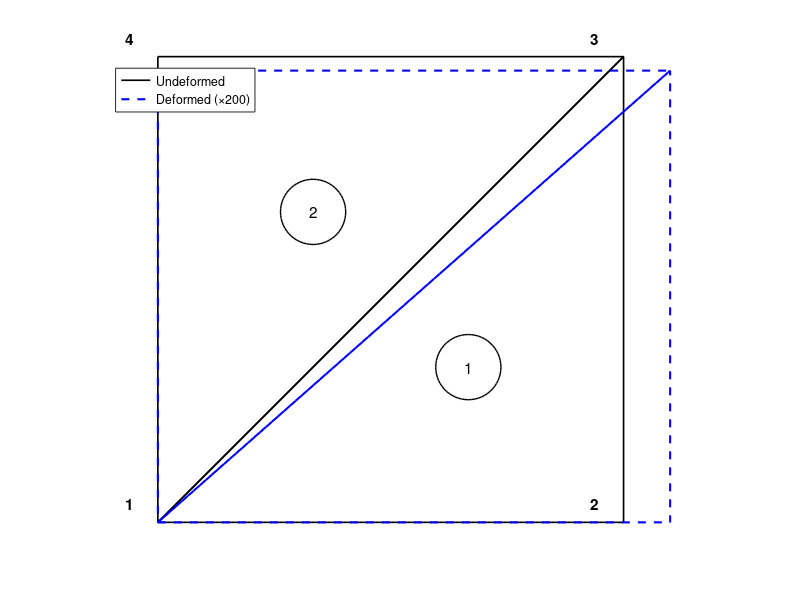

The MATLAB script that drew this image: (Note: this script raises an error after producing the figure.)
% Chapter 7 -- Two-element CST mesh under uniaxial tension
% Plate: 1 m x 1 m x 0.01 m, plane stress, E=200 GPa, nu=0.3
% Nodes: 1(0,0) 2(1,0) 3(1,1) 4(0,1)
% Elements: 1=[1,2,3], 2=[1,3,4]
% BCs: pin at node 1 (u1=v1=0), roller at node 4 (u4=0)
% Load: F_x=500 kN at nodes 2 and 3
clear; clc; close all;

%% Parameters
E  = 200e9;   % Pa
nu = 0.3;
t  = 0.01;    % m

%% Nodes and connectivity
xy   = [0,0; 1,0; 1,1; 0,1];
conn = [1,2,3; 1,3,4];

%% Constitutive matrix (plane stress)
D = E/(1-nu^2) * [1, nu, 0; nu, 1, 0; 0, 0, (1-nu)/2];

%% Assemble global K
n_dof = 8;
K = zeros(n_dof);
B_all = cell(2,1);

for e = 1:2
    nd = conn(e,:);
    x  = xy(nd,1);  y = xy(nd,2);
    Ae = 0.5*abs((x(2)-x(1))*(y(3)-y(1)) - (x(3)-x(1))*(y(2)-y(1)));
    b  = [y(2)-y(3); y(3)-y(1); y(1)-y(2)];
    c  = [x(3)-x(2); x(1)-x(3); x(2)-x(1)];
    B  = 1/(2*Ae) * [b(1),0,b(2),0,b(3),0; ...
                     0,c(1),0,c(2),0,c(3); ...
                     c(1),b(1),c(2),b(2),c(3),b(3)];
    ke = t * Ae * B' * D * B;
    B_all{e} = B;
    dofs = [2*nd(1)-1, 2*nd(1), 2*nd(2)-1, 2*nd(2), 2*nd(3)-1, 2*nd(3)];
    K(dofs,dofs) = K(dofs,dofs) + ke;
end

%% Load vector and BCs
F = zeros(n_dof,1);
F(3) = 500e3;   % u2
F(5) = 500e3;   % u3

fixed = [1, 2, 7];   % u1, v1, u4
free  = setdiff(1:n_dof, fixed);
u = zeros(n_dof,1);
u(free) = K(free,free) \ F(free);

%% Print results
fprintf('=== NODAL DISPLACEMENTS ===\n')
for n = 1:4
    fprintf('Node %d: u=%.4e m  v=%.4e m\n', n, u(2*n-1), u(2*n))
end

fprintf('\n=== ELEMENT STRESSES ===\n')
for e = 1:2
    nd   = conn(e,:);
    dofs = [2*nd(1)-1,2*nd(1),2*nd(2)-1,2*nd(2),2*nd(3)-1,2*nd(3)];
    sig  = D * B_all{e} * u(dofs);
    fprintf('Elem %d: sx=%.4e Pa  sy=%.4e Pa  txy=%.4e Pa\n', ...
            e, sig(1), sig(2), sig(3))
end

%% Figure: mesh + deformed shape
scale = 200;
fig = figure('Units','centimeters','Position',[2,2,14,10]);
hold on; axis equal off;

tri_x = xy([1,2,3,1],1); tri_y = xy([1,2,3,1],2);
hUnd = plot(tri_x, tri_y, 'k-', 'LineWidth', 1.2);
tri_x = xy([1,3,4,1],1); tri_y = xy([1,3,4,1],2);
plot(tri_x, tri_y, 'k-', 'LineWidth', 1.2, 'HandleVisibility','off')

% Deformed nodes
xy_def = xy + scale * reshape(u,2,[])';
tri_x = xy_def([1,2,3,1],1); tri_y = xy_def([1,2,3,1],2);
hDef = plot(tri_x, tri_y, 'b--', 'LineWidth', 1.5);
tri_x = xy_def([1,3,4,1],1); tri_y = xy_def([1,3,4,1],2);
plot(tri_x, tri_y, 'b--', 'LineWidth', 1.5, 'HandleVisibility','off')

% Node labels
for n = 1:4
    text(xy(n,1)-0.07, xy(n,2)+0.04, sprintf('%d',n), 'FontSize',11,'FontWeight','bold')
end

% Element labels: explicit circles so the numerals have visible margin
c1 = mean(xy([1,2,3],:));
c2 = mean(xy([1,3,4],:));
r_elem = 0.07;
rectangle('Position',[c1(1)-r_elem, c1(2)-r_elem, 2*r_elem, 2*r_elem], ...
          'Curvature',[1 1],'EdgeColor','k','LineWidth',1)
text(c1(1), c1(2), '1', 'HorizontalAlignment','center', ...
     'VerticalAlignment','middle','FontSize',11)
rectangle('Position',[c2(1)-r_elem, c2(2)-r_elem, 2*r_elem, 2*r_elem], ...
          'Curvature',[1 1],'EdgeColor','k','LineWidth',1)
text(c2(1), c2(2), '2', 'HorizontalAlignment','center', ...
     'VerticalAlignment','middle','FontSize',11)

legend([hUnd, hDef], {'Undeformed', sprintf('Deformed (\\times%d)', scale)}, ...
       'Location','northwest','Box','on')

book_style(fig);
exportgraphics(fig,'../figures/cst_example_results.pdf','ContentType','vector')
exportgraphics(fig,'../figures/cst_example_results.png','Resolution',300)
fprintf('\nFigures saved to ../figures/\n')
